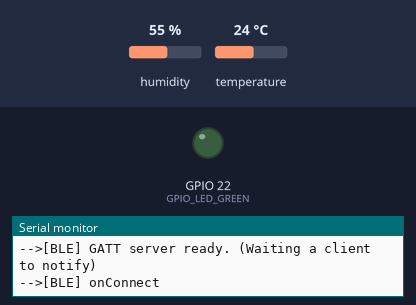
The program below on a simulated ESP32. Shown: output pins drawn as LEDs (lit = HIGH), the last lines printed to the serial monitor. The inputs (shaded band) are chosen by the test bench; at power-on: humidity 55 %, temperature 24 °C. Nothing arrives over Bluetooth unless stated; a phone connects over Bluetooth LE 3 s after start; pins used as bus, display or sensor lines are not drawn.

Above: at 5.5 s.
At 11.0 s:
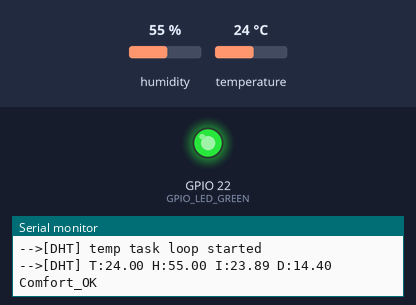
Timing chart, 0 to 18.0 s (numbered marks = the images above):
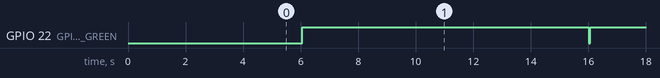

Measured:
- by itself, GPIO 22 (GPIO_LED_GREEN): alternates HIGH for 10.0 s and LOW for 0.05 s

The program:

main.cpp
```cpp
// (licence header left out)
#include <BLE2902.h>
#include <BLEDevice.h>
#include <BLEServer.h>
#include <BLEUtils.h>

#include "DHTesp.h"
#include "Ticker.h"
#include "esp_sleep.h"

#ifndef ESP32
#pragma message(THIS CODE IS FOR ESP32 ONLY !)
#error Select ESP32 board.
#endif

DHTesp dht;

void tempTask(void* pvParameters);
bool getTemperature();
void triggerGetTemp();

/** Task handle for the light value read task */
TaskHandle_t tempTaskHandle = NULL;
/** Ticker for temperature reading */
Ticker tempTicker;
/** Comfort profile */
ComfortState cf;
/** Flag if task should run */
bool tasksEnabled = true;
/** Pin number for DHT22 data pin */
int dhtPin = 2;

// Bluetooth variables
BLEServer* pServer = NULL;
BLECharacteristic* pCharactDHT22 = NULL;
bool deviceConnected = false;
bool oldDeviceConnected = false;
#define SERVICE_UUID "c8d1d262-861f-5082-947e-f383a259aadd"
#define CHARAC_DHT_UUID "b0f332a8-a5aa-4f3a-bb43-f99e8811ae01"

// ESP32 Deep Sleep time
#define DEEP_SLEEP_DURATION 15  // sleep x seconds and then wake up
#define GPIO_LED_GREEN 22       // Led on TTGO board (black)
#define GPIO_SENSOR_ENABLE 17

/**
 * blinkOnboardLed
 * notify each data send package
 */

void blinkOnboardLed() {
    digitalWrite(GPIO_LED_GREEN, LOW);
    delay(50);  // fast blink for low power
    digitalWrite(GPIO_LED_GREEN, HIGH);
}

/**
 * initTemp
 * Setup DHT library
 * Setup task and timer for repeated measurement
 * @return bool
 *    true if task and timer are started
 *    false if task or timer couldn't be started
 */
bool initTemp() {
    // Initialize temperature sensor
    dht.setup(dhtPin, DHTesp::AM2302);
    Serial.println("-->[DHT] initiated");
    // Start task to get temperature
    xTaskCreatePinnedToCore(
        tempTask,        /* Function to implement the task */
        "tempTask ",     /* Name of the task */
        4000,            /* Stack size in words */
        NULL,            /* Task input parameter */
        5,               /* Priority of the task */
        &tempTaskHandle, /* Task handle. */
        1);              /* Core where the task should run */

    if (tempTaskHandle == NULL) {
        Serial.println("--->[E] Failed to start task for temperature update");
        return false;
    } else {
        // Start update of environment data every 10 seconds
        tempTicker.attach(10, triggerGetTemp);
    }
    return true;
}

/**
 * triggerGetTemp
 * Sets flag dhtUpdated to true for handling in loop()
 * called by Ticker getTempTimer
 */
void triggerGetTemp() {
    if (tempTaskHandle != NULL) {
        xTaskResumeFromISR(tempTaskHandle);
    }
}

/**
 * Task to reads temperature from DHT22 sensor
 * @param pvParameters
 *    pointer to task parameters
 */
void tempTask(void* pvParameters) {
    Serial.println("-->[DHT] temp task loop started");
    while (1)  // tempTask loop
    {
        if (tasksEnabled) {
            // Get temperature values
            getTemperature();
        }
        // Got sleep again
        vTaskSuspend(NULL);
    }
}

/**
 * getTemperature
 * Reads temperature from DHT22 sensor
 * @return bool
 *    true if temperature could be aquired
 *    false if aquisition failed
*/
bool getTemperature() {
    // Reading temperature for humidity takes about 250 milliseconds!
    // Sensor readings may also be up to 2 seconds 'old' (it's a very slow sensor)
    TempAndHumidity newValues = dht.getTempAndHumidity();
    // Check if any reads failed and exit early (to try again).
    if (dht.getStatus() != 0) {
        Serial.println("--->[E] DHT22 error status: " + String(dht.getStatusString()));
        return false;
    }

    float heatIndex = dht.computeHeatIndex(newValues.temperature, newValues.humidity);
    float dewPoint = dht.computeDewPoint(newValues.temperature, newValues.humidity);
    dht.getComfortRatio(cf, newValues.temperature, newValues.humidity);

    String comfortStatus;
    switch (cf) {
        case Comfort_OK:
            comfortStatus = "Comfort_OK";
            break;
        case Comfort_TooHot:
            comfortStatus = "Comfort_TooHot";
            break;
        case Comfort_TooCold:
            comfortStatus = "Comfort_TooCold";
            break;
        case Comfort_TooDry:
            comfortStatus = "Comfort_TooDry";
            break;
        case Comfort_TooHumid:
            comfortStatus = "Comfort_TooHumid";
            break;
        case Comfort_HotAndHumid:
            comfortStatus = "Comfort_HotAndHumid";
            break;
        case Comfort_HotAndDry:
            comfortStatus = "Comfort_HotAndDry";
            break;
        case Comfort_ColdAndHumid:
            comfortStatus = "Comfort_ColdAndHumid";
            break;
        case Comfort_ColdAndDry:
            comfortStatus = "Comfort_ColdAndDry";
            break;
        default:
            comfortStatus = "Unknown:";
            break;
    };

    Serial.println(
        "-->[DHT] T:" + String(newValues.temperature) +
        " H:" + String(newValues.humidity) +
        " I:" + String(heatIndex) +
        " D:" + String(dewPoint) +
        " " + comfortStatus);

    // notify changed value
    if (deviceConnected) {
        String output = String("") + String(newValues.temperature) + ";";
        output = output + String(newValues.humidity) + ";";
        output = output + String(dewPoint) + ";";
        output = output + String(heatIndex);
        pCharactDHT22->setValue(output.c_str());
        pCharactDHT22->notify();
    }

    blinkOnboardLed();  // notify via LED

    return true;
}

void enableSensor() {  // for show receive connections state
    digitalWrite(GPIO_SENSOR_ENABLE, HIGH);
}

void disableSensor() {  // for show receive connections state
    digitalWrite(GPIO_SENSOR_ENABLE, HIGH);
}

void gotToSuspend() {
    Serial.println("-->[ESP] suspending..");
    pServer->getAdvertising()->stop();
    disableSensor();
    delay(8);  // waiting for writing msg on serial
    //esp_deep_sleep(1000000LL * DEEP_SLEEP_DURATION);
    esp_sleep_enable_timer_wakeup(1000000LL * DEEP_SLEEP_DURATION);
    esp_deep_sleep_start();
}

/******************************************************************************
*   B L U E T O O T H  M E T H O D S
******************************************************************************/
class MyServerCallbacks : public BLEServerCallbacks {
    void onConnect(BLEServer* pServer) {
        Serial.println("-->[BLE] onConnect");
        deviceConnected = true;
    };

    void onDisconnect(BLEServer* pServer) {
        Serial.println("-->[BLE] onDisconnect");
        deviceConnected = false;
    };
};  // BLEServerCallbacks

void bleServerInit() {
    // Create the BLE Device
    BLEDevice::init("ESP32_DTH22");
    // Create the BLE Server
    pServer = BLEDevice::createServer();
    pServer->setCallbacks(new MyServerCallbacks());
    // Create the BLE Service
    BLEService* pService = pServer->createService(SERVICE_UUID);
    // Create a BLE Characteristic for PM 2.5
    pCharactDHT22 = pService->createCharacteristic(
        CHARAC_DHT_UUID,
        BLECharacteristic::PROPERTY_READ |
            BLECharacteristic::PROPERTY_NOTIFY);
    // Create a BLE Descriptor
    pCharactDHT22->addDescriptor(new BLE2902());
    // Start the service
    pService->start();
    // Start advertising
    Serial.println("-->[BLE] start advertising");
    pServer->getAdvertising()->start();
    Serial.println("-->[BLE] GATT server ready. (Waiting a client to notify)");
}

void bleLoop() {
    // disconnecting
    if (!deviceConnected && oldDeviceConnected) {
        oldDeviceConnected = deviceConnected;
        // not devices, go to suspend cycle
        gotToSuspend();
    }
    // connecting
    if (deviceConnected && !oldDeviceConnected) {
        oldDeviceConnected = deviceConnected;
        enableSensor();
        delay(1000);  // waiting for initial capture data
        initTemp();
    }
}

void setup() {
    Serial.begin(115200);
    Serial.println();
    Serial.println("==>[DHT22 ESP32]<==");
    // GPIO setup
    pinMode(GPIO_LED_GREEN, OUTPUT);
    digitalWrite(GPIO_LED_GREEN, LOW);
    pinMode(GPIO_SENSOR_ENABLE, OUTPUT);

    // waiting 1s for connections
    bleServerInit();
    delay(5000);

    // if any device, print sensor data via serial and go to suspend mode;
    if (!deviceConnected) {
        gotToSuspend();
    }
}

void loop() {
    bleLoop();
}
```
